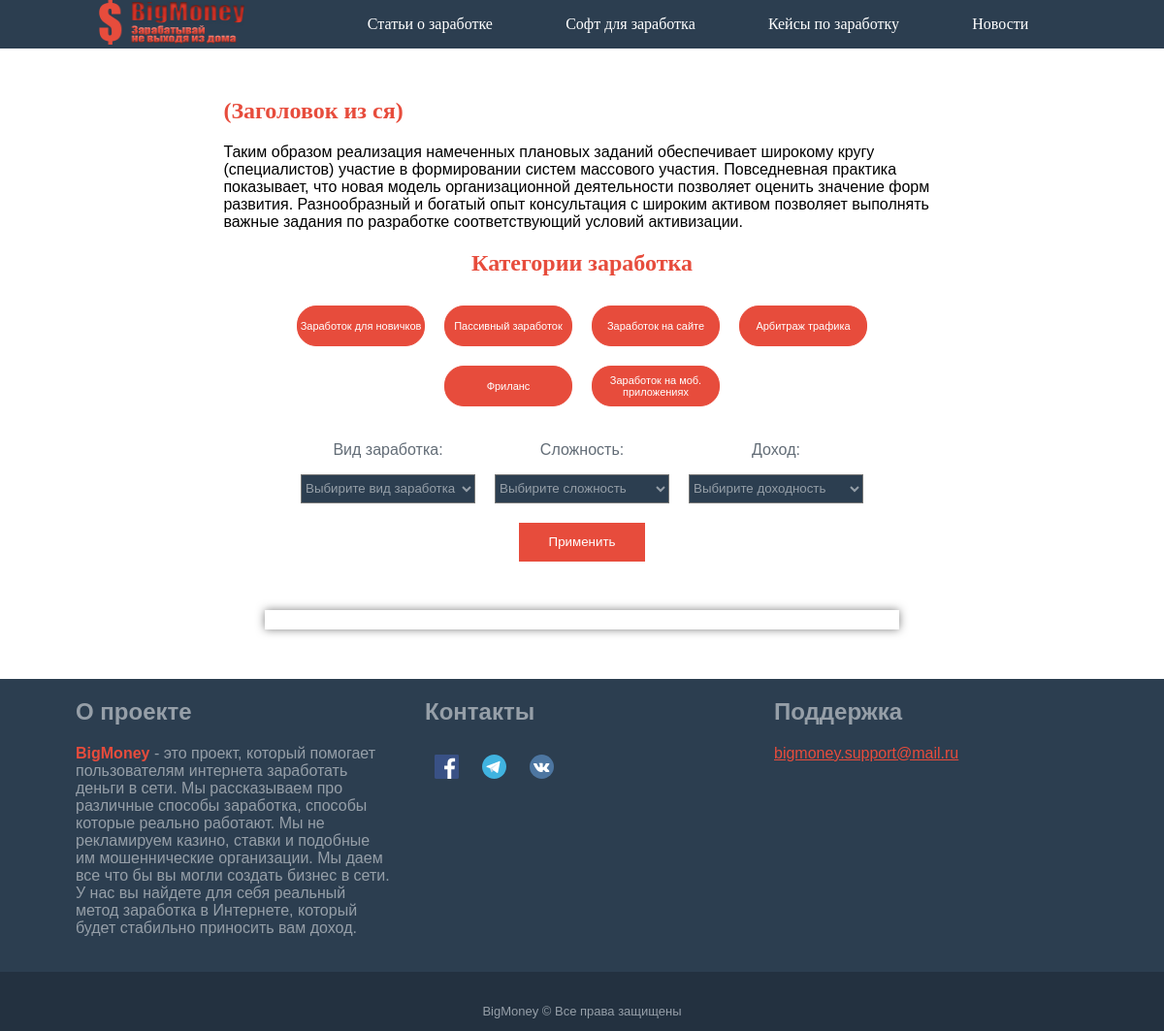
Page /post/mobilnye-prilozheniya/index.php on the earlier database version.
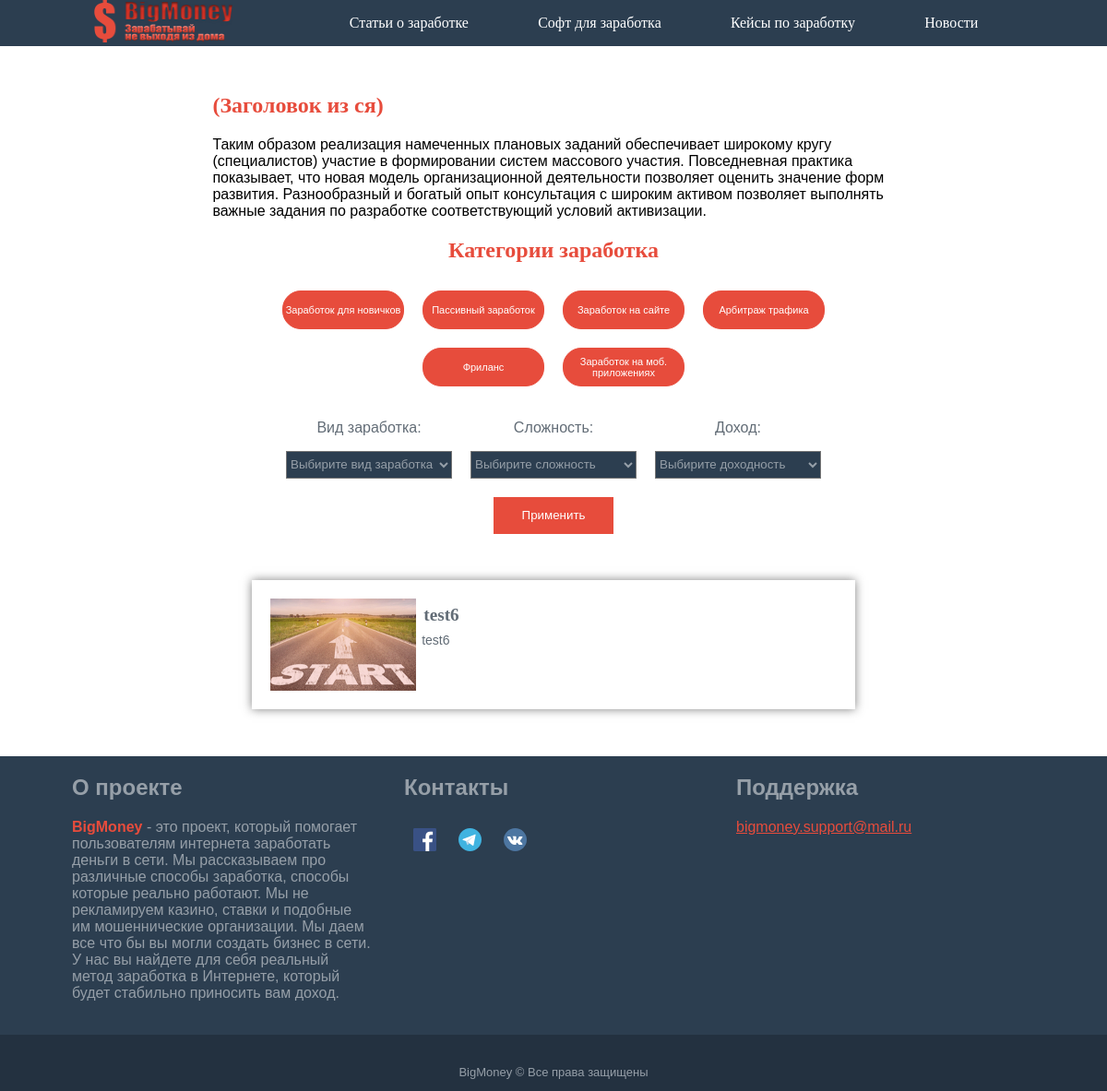
Same page on the later database version.
### tables this page shows
CREATE TABLE `post` (
  `id` int(11) NOT NULL,
  `name` varchar(64) NOT NULL,
  `title-braus` varchar(70) DEFAULT NULL,
  `description-braus` varchar(140) DEFAULT NULL,
  `title-katalog` varchar(70) DEFAULT NULL,
  `description-katalog` varchar(140) DEFAULT NULL,
  `one-title-page` varchar(56) DEFAULT NULL,
  `two-title-page` varchar(56) DEFAULT NULL,
  `one-text` text,
  `two-text` text,
  `image` text,
  `linkPartner` text,
  `plus` text,
  `minus` text,
  `money-level` varchar(56) DEFAULT NULL,
  `hard-level` varchar(56) DEFAULT NULL,
  `date` date DEFAULT NULL,
  `coments` text,
  `site` varchar(16) DEFAULT NULL,
  `freelance` varchar(16) DEFAULT NULL,
  `arbit` varchar(16) DEFAULT NULL,
  `type` varchar(56) DEFAULT NULL,
  `newUser` varchar(16) DEFAULT NULL,
  `passiv` varchar(16) DEFAULT NULL,
  `mob` varchar(16) DEFAULT NULL
);

### src/post/mobilnye-prilozheniya/index.php (the view, shortened to what the changed rows need)
<!DOCTYPE html>
<html>
<head>
	<link rel="stylesheet" type="text/css" href="../css/style.css">
	<link rel="stylesheet" type="text/css" href="../css/modification.css">
</head>
<body>
<form method="POST" action=<?php echo $_SERVER['PHP_SELF'];?> enctype="multipart/form-data">
	<section class="container">
		<div class="text katalog-text">
			<h1 class="text__title">(Заголовок из ся)</h1>
		</div>
		<center>
		<div class="categories">
			<h2 class="categories__title">Категории заработка</h2>
		</div>
		<div class="content">
			<?php
				$conect = mysqli_connect('localhost','root','','posting');
				if(isset($_POST['go'])){
				$hard= mysqli_real_escape_string($conect, trim($_POST['hard']));
				$money= mysqli_real_escape_string($conect, trim($_POST['money']));
				$type = mysqli_real_escape_string($conect, trim($_POST['type']));
				$state = mysqli_query($conect,"SELECT `name`, `image`, `title-katalog`, `description-katalog`, `money-level`, `hard-level`, `type` FROM `post` WHERE `mob` = 'on'");
					while ($result_state  = mysqli_fetch_array($state)){
						$img = str_replace("/post","",$result_state['image']);
						if(($result_state['type'] == $type && $hard == 'Выбирите сложность' && $money == 'Выбирите доходность') || ($result_state['type'] == $type && $hard == $result_state['hard-level'] && $money == $result_state['money-level']) || ($result_state['type'] == $type && $hard == $result_state['hard-level']) || ($result_state['type'] == $type && $money == $result_state['money-level']) || ($type == 'Выбирите вид заработка' && $hard == $result_state['hard-level'] && $money == 'Выбирите доходность') || ($type == 'Выбирите вид заработка' && $hard == $result_state['hard-level'] && $money == $result_state['money-level']) || ($type == 'Выбирите вид заработка' && $hard == 'Выбирите сложность' && $money == $result_state['money-level']) ){
							echo
								'<a href="./'.$result_state['name'].'.php">
								<div class="content__element">
									<div class="content__img" id="imag" style="background-image:url(.'.$img.')"></div>
										<div class="content__text">
											<h2 class="content__title">'.$result_state['title-katalog'].'</h2>
											<p class="content__descript">'.$result_state['description-katalog'].'</p>
										</div>
									</div>
									</a>';
						}if($money == 'Выбирите доходность' && $hard == 'Выбирите сложность' && $type == 'Выбирите вид заработка'){
							echo
								'<a href="./'.$result_state['name'].'.php">
								<div class="content__element">
									<div class="content__img" style="background-image:url(.'.$img.')"></div>
									<div class="content__text">
										<h2 class="content__title">'.$result_state['title-katalog'].'</h2>
										<p class="content__descript">'.$result_state['description-katalog'].'</p>
									</div>
								</div>
								</a>';
						}
					}
				}else{
					$state = mysqli_query($conect,"SELECT `name`, `image`, `title-katalog`, `description-katalog`, `money-level`, `hard-level`, `type` FROM `post` WHERE `mob` = 'on'");
					while ($result_state  = mysqli_fetch_array($state)){
					$img = str_replace("/post","",$result_state['image']);
					echo
						'<a href="./'.$result_state['name'].'.php">
						<div class="content__element">
							<div class="content__img" style="background-image:url(.'.$img.')"></div>
							<div class="content__text">
								<h2 class="content__title">'.$result_state['title-katalog'].'</h2>
								<p class="content__descript">'.$result_state['description-katalog'].'</p>
							</div>
						</div>
						</a>';
					}
				}
			?>
		</div>
		</center>
	</section>
	<footer class="footer">
		<div class="footer__center">
			<div class = "footer__element">
				<h2 class="footer__text">О проекте</h2>
			</div>
			<div class = "footer__element">
				<h2 class="footer__text">Контакты</h2>
			</div>
			<div class = "footer__element">
				<h2 class="footer__text">Поддержка</h2>
			</div>
		</div>
	</footer>
</form>
</body>
</html>

Differences in the rows shown:
added post: image (picture), value "test6"
